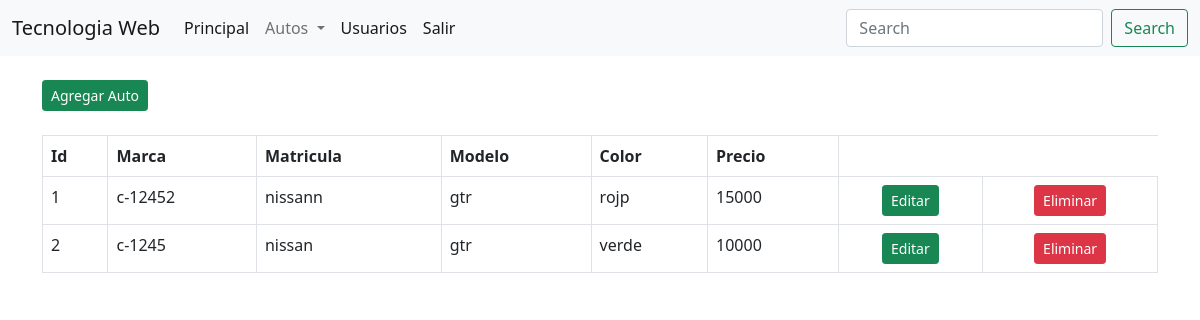
The page /admin_Autos.php (signed in) on the database its author committed.
### tables this page shows
CREATE TABLE `automovil` (
  `idAuto` int(11) NOT NULL,
  `matricula` varchar(20) NOT NULL,
  `marca` varchar(60) NOT NULL,
  `modelo` varchar(60) NOT NULL,
  `color` varchar(60) NOT NULL,
  `precio` double(10,0) NOT NULL
);

### class/autos.php (the view, shortened to what this page needs)
<?php
class crud
{
    private $db;
    function __construct($conn)
    {
        $this->db = $conn;
    }
    public function dataview($query)
    {
        $stmt = $this->db->prepare($query);
        $stmt->execute() > 0;
        echo '<a href="new_Auto.php"><button type="button" class="btn btn-success btn-sm">Agregar Auto</button><br></a><br>';
        while ($row = $stmt->fetch(PDO::FETCH_ASSOC)) {
?>
            <tr>
                <td><?php echo $row['idAuto']; ?></td>
                <td><?php echo $row['matricula']; ?></td>
                <td><?php echo $row['marca']; ?></td>
                <td><?php echo $row['modelo']; ?></td>
                <td><?php echo $row['color']; ?></td>
                <td><?php echo $row['precio']; ?></td>
                <td align="center">
                    <a href="edit_Autos.php?edit_id=<?php echo $row['idAuto'] ?>"><button type="button" class="btn btn-success btn-sm">Editar</button></a>
                </td>
                <td align="center">
                    <a href="delete_pacientes.php?delete_id=<?php echo $row['idAuto'] ?>">
                        <button type="button" class="btn btn-danger btn-sm">Eliminar</button></a>
                </td>
            </tr>
<?php
        }
    }
}

### rows shown on the page
automovil: idAuto "1", matricula "c-12452", marca "nissann", modelo "gtr", color "rojp", precio "15000"
automovil: idAuto "2", matricula "c-1245", marca "nissan", modelo "gtr", color "verde", precio "10000"
